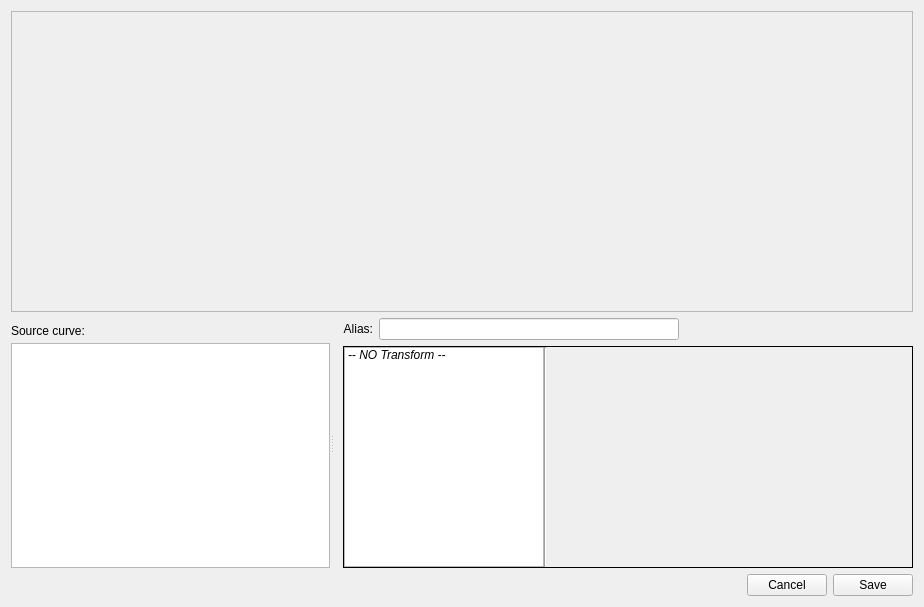
<?xml version="1.0" encoding="UTF-8"?>
<ui version="4.0">
 <class>PlotWidgetTransforms</class>
 <widget class="QDialog" name="PlotWidgetTransforms">
  <property name="geometry">
   <rect>
    <x>0</x>
    <y>0</y>
    <width>924</width>
    <height>607</height>
   </rect>
  </property>
  <property name="windowTitle">
   <string>Transform Editor</string>
  </property>
  <layout class="QVBoxLayout" name="verticalLayout_2" stretch="1,1,0">
   <item>
    <widget class="QFrame" name="framePlotPreview">
     <property name="minimumSize">
      <size>
       <width>600</width>
       <height>300</height>
      </size>
     </property>
     <property name="frameShape">
      <enum>QFrame::StyledPanel</enum>
     </property>
     <property name="frameShadow">
      <enum>QFrame::Raised</enum>
     </property>
    </widget>
   </item>
   <item>
    <widget class="QWidget" name="widgetBottom" native="true">
     <property name="minimumSize">
      <size>
       <width>0</width>
       <height>250</height>
      </size>
     </property>
     <property name="maximumSize">
      <size>
       <width>16777215</width>
       <height>250</height>
      </size>
     </property>
     <layout class="QHBoxLayout" name="horizontalLayout_3">
      <property name="spacing">
       <number>0</number>
      </property>
      <property name="leftMargin">
       <number>0</number>
      </property>
      <property name="topMargin">
       <number>0</number>
      </property>
      <property name="rightMargin">
       <number>0</number>
      </property>
      <property name="bottomMargin">
       <number>0</number>
      </property>
      <item>
       <widget class="QSplitter" name="splitter">
        <property name="orientation">
         <enum>Qt::Horizontal</enum>
        </property>
        <widget class="QWidget" name="widget" native="true">
         <layout class="QVBoxLayout" name="verticalLayout">
          <property name="spacing">
           <number>0</number>
          </property>
          <property name="leftMargin">
           <number>0</number>
          </property>
          <property name="topMargin">
           <number>0</number>
          </property>
          <property name="bottomMargin">
           <number>0</number>
          </property>
          <item>
           <widget class="QLabel" name="label_2">
            <property name="minimumSize">
             <size>
              <width>0</width>
              <height>25</height>
             </size>
            </property>
            <property name="text">
             <string>Source curve:</string>
            </property>
           </widget>
          </item>
          <item>
           <widget class="QListWidget" name="listCurves">
            <property name="focusPolicy">
             <enum>Qt::NoFocus</enum>
            </property>
            <property name="editTriggers">
             <set>QAbstractItemView::NoEditTriggers</set>
            </property>
            <property name="selectionMode">
             <enum>QAbstractItemView::SingleSelection</enum>
            </property>
            <property name="selectionBehavior">
             <enum>QAbstractItemView::SelectRows</enum>
            </property>
            <property name="isWrapping" stdset="0">
             <bool>false</bool>
            </property>
           </widget>
          </item>
         </layout>
        </widget>
        <widget class="QWidget" name="layoutWidget">
         <layout class="QVBoxLayout" name="transformLayout">
          <property name="leftMargin">
           <number>9</number>
          </property>
          <item>
           <layout class="QHBoxLayout" name="horizontalLayout_2">
            <item>
             <widget class="QLabel" name="label">
              <property name="minimumSize">
               <size>
                <width>0</width>
                <height>0</height>
               </size>
              </property>
              <property name="maximumSize">
               <size>
                <width>16777215</width>
                <height>16777215</height>
               </size>
              </property>
              <property name="text">
               <string>Alias:</string>
              </property>
              <property name="alignment">
               <set>Qt::AlignRight|Qt::AlignTrailing|Qt::AlignVCenter</set>
              </property>
             </widget>
            </item>
            <item>
             <widget class="QLineEdit" name="lineEditAlias">
              <property name="minimumSize">
               <size>
                <width>300</width>
                <height>0</height>
               </size>
              </property>
              <property name="maximumSize">
               <size>
                <width>500</width>
                <height>16777215</height>
               </size>
              </property>
              <property name="focusPolicy">
               <enum>Qt::ClickFocus</enum>
              </property>
             </widget>
            </item>
            <item>
             <spacer name="horizontalSpacer">
              <property name="orientation">
               <enum>Qt::Horizontal</enum>
              </property>
              <property name="sizeHint" stdset="0">
               <size>
                <width>40</width>
                <height>20</height>
               </size>
              </property>
             </spacer>
            </item>
           </layout>
          </item>
          <item>
           <widget class="QFrame" name="tansformFrame">
            <property name="frameShape">
             <enum>QFrame::Box</enum>
            </property>
            <layout class="QHBoxLayout" name="horizontalLayout">
             <property name="spacing">
              <number>0</number>
             </property>
             <property name="leftMargin">
              <number>0</number>
             </property>
             <property name="topMargin">
              <number>0</number>
             </property>
             <property name="rightMargin">
              <number>0</number>
             </property>
             <property name="bottomMargin">
              <number>0</number>
             </property>
             <item>
              <widget class="QListWidget" name="listTransforms">
               <property name="minimumSize">
                <size>
                 <width>150</width>
                 <height>0</height>
                </size>
               </property>
               <property name="maximumSize">
                <size>
                 <width>200</width>
                 <height>16777215</height>
                </size>
               </property>
               <property name="focusPolicy">
                <enum>Qt::NoFocus</enum>
               </property>
               <property name="editTriggers">
                <set>QAbstractItemView::NoEditTriggers</set>
               </property>
               <property name="selectionBehavior">
                <enum>QAbstractItemView::SelectRows</enum>
               </property>
               <property name="spacing">
                <number>4</number>
               </property>
               <property name="selectionRectVisible">
                <bool>false</bool>
               </property>
               <item>
                <property name="text">
                 <string>-- NO Transform --</string>
                </property>
                <property name="font">
                 <font>
                  <italic>true</italic>
                 </font>
                </property>
               </item>
              </widget>
             </item>
             <item>
              <widget class="Line" name="line">
               <property name="orientation">
                <enum>Qt::Vertical</enum>
               </property>
              </widget>
             </item>
             <item>
              <widget class="QStackedWidget" name="stackedWidgetArguments">
               <property name="minimumSize">
                <size>
                 <width>250</width>
                 <height>0</height>
                </size>
               </property>
               <widget class="QWidget" name="pageEmpty"/>
              </widget>
             </item>
            </layout>
           </widget>
          </item>
         </layout>
        </widget>
       </widget>
      </item>
     </layout>
    </widget>
   </item>
   <item>
    <layout class="QHBoxLayout" name="horizontalLayout_5">
     <item>
      <spacer name="horizontalSpacer_2">
       <property name="orientation">
        <enum>Qt::Horizontal</enum>
       </property>
       <property name="sizeHint" stdset="0">
        <size>
         <width>40</width>
         <height>20</height>
        </size>
       </property>
      </spacer>
     </item>
     <item>
      <widget class="QPushButton" name="pushButtonCancel">
       <property name="focusPolicy">
        <enum>Qt::NoFocus</enum>
       </property>
       <property name="text">
        <string>Cancel</string>
       </property>
      </widget>
     </item>
     <item>
      <widget class="QPushButton" name="pushButtonSave">
       <property name="focusPolicy">
        <enum>Qt::NoFocus</enum>
       </property>
       <property name="text">
        <string>Save</string>
       </property>
      </widget>
     </item>
    </layout>
   </item>
  </layout>
 </widget>
 <resources/>
 <connections/>
</ui>
